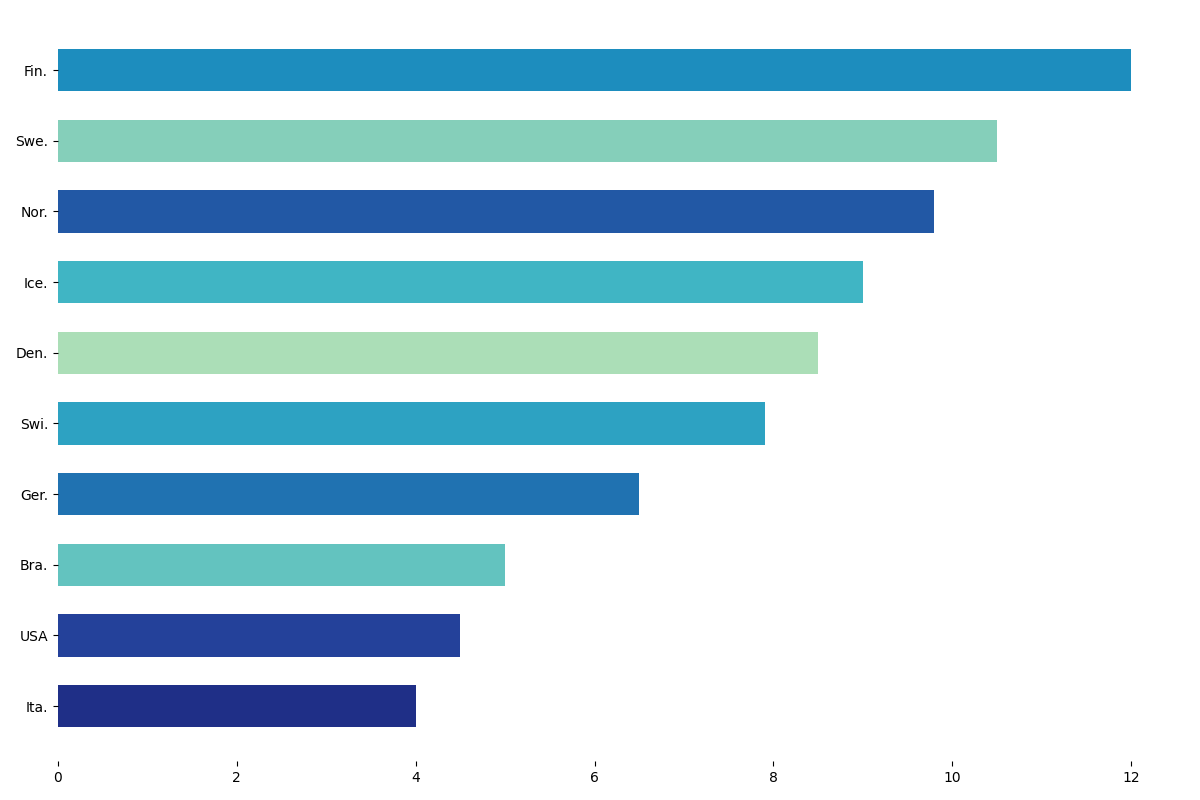

The script that drew this image:
import matplotlib.pyplot as plt
import numpy as np

countries = ['Ita.', 'USA', 'Bra.', 'Ger.', 'Swi.', 
             'Den.', 'Ice.', 'Nor.', 'Swe.', 'Fin.']
consumption = np.array([4.0, 4.5, 5.0, 6.5, 7.9, 8.5, 9.0, 9.8, 10.5, 12.0])

color_map = plt.get_cmap("YlGnBu")
colors = color_map(np.linspace(0.3, 0.9, len(countries)))

colors_sorted = [
    colors[9], colors[8], colors[2], colors[6], colors[4], 
    colors[0], colors[3], colors[7], colors[1], colors[5]
]

fig, ax = plt.subplots(figsize=(12, 8))

ax.barh(countries, consumption, color=colors_sorted, height=0.6)

ax.spines['top'].set_visible(False)
ax.spines['right'].set_visible(False)
ax.spines['left'].set_visible(False)
ax.spines['bottom'].set_visible(False)

ax.xaxis.grid(False)

plt.tight_layout()
plt.show()
